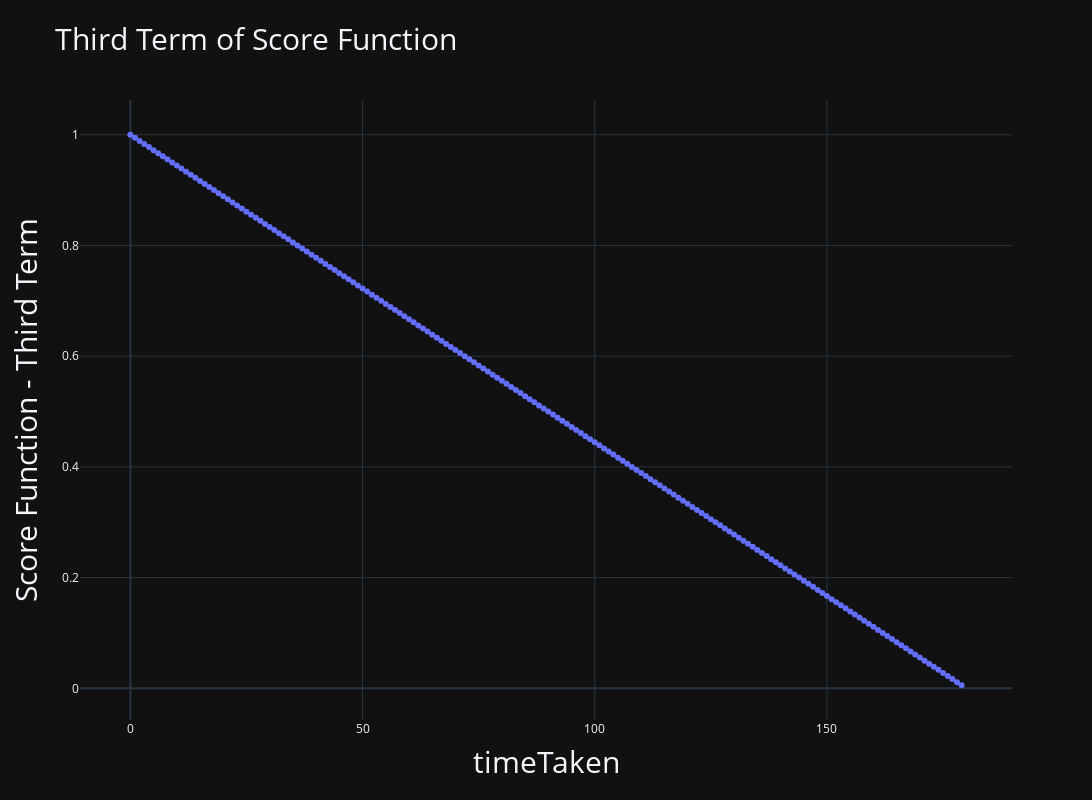

Write notebook code for a chart like this one.
### Code cell
def t3(time) : 
    return 1 - (time/(3*60))

x = np.arange(0, 3*60)
y = t3(x)

fig = go.Figure()

# add trace
fig.add_trace(go.Scatter(x=x, y=y, mode='lines+markers'))

# set title
fig.update_layout(
    title_text="Third Term of Score Function"
)

# set x title
fig.update_xaxes(title_text="timeTaken")


# set y title
fig.update_yaxes(title_text="Score Function - Third Term")


# set background color to dark
fig.update_layout(template="plotly_dark")

# set height and width and title font size
fig.update_layout(
    height=800,
    width=1600,
    title_font_size=30
)

# increase titles font size
fig.update_xaxes(title_font_size=30)
fig.update_yaxes(title_font_size=30)


fig.show()

### Figure 1 — Plotly figure (JSON) as saved in the notebook; plotly's stock layout.template omitted (floating-point values rounded to 4 significant figures; data arrays with more than 128 entries replaced by an {"elided": "..."} marker saying what was removed)
{"data": [{"mode": "lines+markers", "type": "scatter", "x": {"elided": "180 int values"}, "y": {"elided": "180 float values"}}], "layout": {"height": 800, "title": {"font": {"size": 30}, "text": "Third Term of Score Function"}, "width": 1600, "xaxis": {"title": {"font": {"size": 30}, "text": "timeTaken"}}, "yaxis": {"title": {"font": {"size": 30}, "text": "Score Function - Third Term"}}}}
